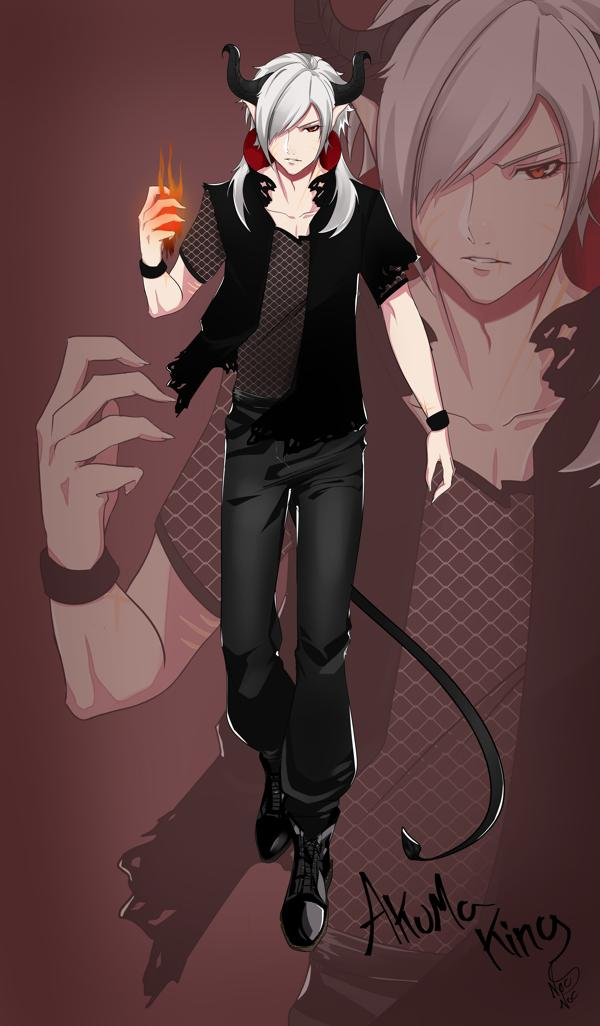
#> input picture image/onnx/app/images/drawing1.jpg, 600 x 1026 px, found by its file name
$ jupyter execute --allow-errors onnx-inference-vit-aks.ipynb   (shell and % lines are left out)
#> lines starting #> are read from the running program, lines starting #| are printed output that depends on the picture
#> further down, img2 is the input picture: shape (1026, 600, 3); mean R, G, B 92.6, 64.2, 64.5
#| Old Dimensions:  (1026, 600, 3)
## CPU Inference on ONNX Runtime on Azure Kubernetes Service
Vision Transformer converted to ONNXs

This example shows how to deploy an image classification neural network using ONNX Runtime on GPU compute SKUs in Azur In this example we use a Vision Transformer fine tuned with a custom datased to detect images non-safe for workrme

#### 1. Prerequisites to install A
Please restart kernel after pip installs to sync environment with new modules.

[cell 1]
#! pip install matplotlib onnx opencv-python
# pip install azure-ai-ml azure-identity datasets azure-cli mlflow

#### 2. Connect to Azure Machine Learning workspace

Before we dive in the code, you'll need to connect to your workspace. The workspace is the top-level resource for Azure Machine Learning, providing a centralized place to work with all the artifacts you create when you use Azure Machine Learning.

For this lab, we've already setup an AzureML Workspace for you. If you'd like to learn more about `Workspace`s, please reference [`AzureML's documentation`](https://learn.microsoft.com/en-us/azure/machine-learning/how-to-manage-workspace?view=azureml-api-2&tabs=azure-portal).

We are using the `DefaultAzureCredential` to get access to workspace. `DefaultAzureCredential` should be capable of handling most scenarios. If you want to learn more about other available credentials, go to [`Set up authentication`](https://learn.microsoft.com/en-us/azure/machine-learning/how-to-setup-authentication?tabs=sdk&view=azureml-api-2) for more available credentials.

[cell 2]
from azure.identity import DefaultAzureCredential
from azure.ai.ml import MLClient
from azure.ai.ml import Input
from azure.ai.ml.dsl import pipeline
from dotenv import dotenv_values
from dotenv import load_dotenv
from utils.login import get_ws_client
from utils.datasets import get_labels_dataset, create_datasets
from utils.computer import create_gpu_cluster
from azure.ai.ml.entities import Model
from azure.ai.ml.constants import AssetTypes

### .env file to use your service principal account

```md
RESOURCE_GROUP=
SUBSCRIPTION_ID=
AZUREML_WORKSPACE_NAME=
TENANTID=
AZURE_CLIENT_ID=
AZURE_TENANT_ID=
AZURE_CLIENT_SECRET=
```

[cell 3]
# Load env and login to Workspace
load_dotenv(".env")
#> (the rest of this cell did not finish here and is left out)

#> (a cell that did not finish here is left out)

#### Model Converted to ONNX
#### Video
LLMOps: Convert Fine Tuned  ViT classifier to ONNX and CPU inference --> https://youtu.be/SRPjOFZbsSs
#### code
https://github.com/olonok69/LLM_Notebooks/blob/main/image/onnx/app/convert.py

#### Model Base
https://huggingface.co/google/vit-base-patch16-224-in21k

### Fine Tuning with own Dataset
#### Notebook
https://github.com/olonok69/LLM_Notebooks/blob/main/image/Inference_image_classification_NSWF_full.ipynb

#### Video
Fine Tune Transformer  ViT classifier with your own data (training) --> https://youtu.be/9BNYhe8YTPk

[cell 5]
path_model ="nsfw/vit_nsfw.onnx"

#### Load Azure ML workspace

[cell 6]
# Check core SDK version number
import azureml.core
from azureml.core import Workspace
print("SDK version:", azureml.core.VERSION)

[cell 7]
from azureml.core import Workspace

# read existing workspace from config.json
#> (the rest of this cell did not finish here and is left out)

#### Register your ONNX model with Azure ML

[cell 8]
from azure.ai.ml.entities import Model
from azure.ai.ml.constants import AssetTypes

[cell 9]
model_dir = "nsfw" # replace this with the location of your model files


#> (the rest of this cell did not finish here and is left out)

#> (a cell that did not finish here is left out)

#> (a cell that did not finish here is left out)

#### Create Scoring file

##### Create Endpoint

[cell 12]
import onnxruntime

[cell 13]
model_vit = "nsfw/vit_nsfw.onnx"
#> (the rest of this cell did not finish here and is left out)

[cell 14]
from azure.ai.ml.entities import (
    ManagedOnlineEndpoint,
    ManagedOnlineDeployment,
    Model,
    Environment,
    CodeConfiguration,
)
# Define an endpoint name
endpoint_name = "endpt-nsfw-inference-onnx"

# Example way to define a random name
import datetime

#endpoint_name = "endpt-" + datetime.datetime.now().strftime("%m%d%H%M%f")

# create an online endpoint
#> (the rest of this cell did not finish here and is left out)

[cell 15]
image = "mcr.microsoft.com/azureml/curated/acpt-pytorch-2.2-cuda12.1:13"

#> (a cell that did not finish here is left out)

#> (a cell that did not finish here is left out)

[cell 18]
#ml_client.models.download(name="onnx_emotion", version = 1)

##### 9.3 Deploy scoring file to the endpoint

#> (a cell that did not finish here is left out)

[cell 20]
endpoint_name

#> (a cell that did not finish here is left out)

[cell 22]
KEY = "wVyvoBwfUdavqY0sk7kffbheUpafUnRC"
# Documentation: https://learn.microsoft.com/en-us/azure/machine-learning/how-to-deploy-online-endpoints
# Troubleshooting: https://learn.microsoft.com/en-us/azure/machine-learning/how-to-troubleshoot-online-endpoints

# Preprocessing functions take your image and format it so it can be passed
# as input into our ONNX model
import cv2
import numpy as np
from PIL import Image

def rgb2gray(rgb):
    """Convert the input image into grayscale"""
    return np.dot(rgb[...,:3], [0.299, 0.587, 0.114])
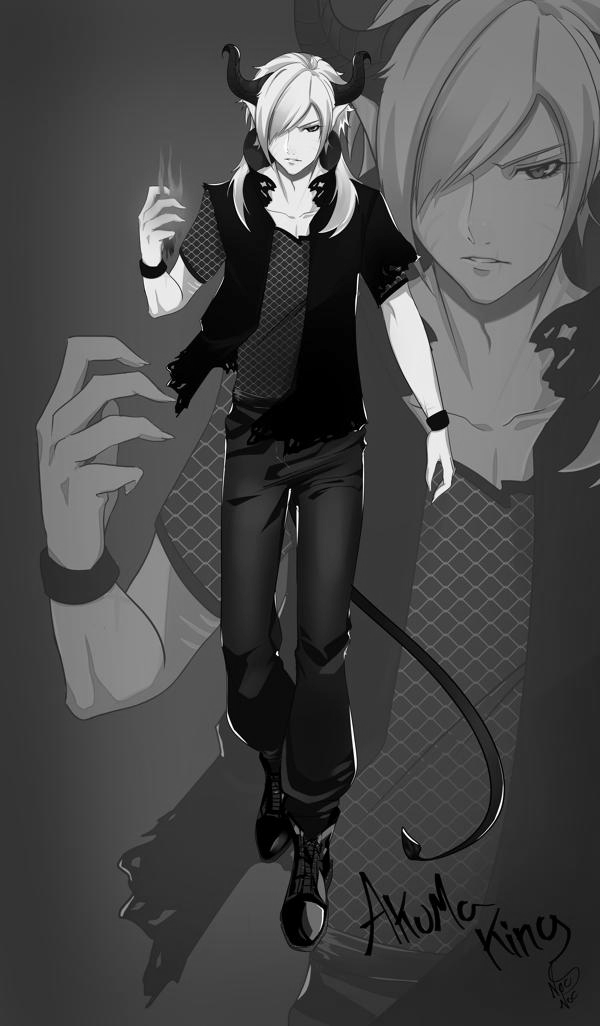
#> returned value: shape (1026, 600) float64; min 0, max 255, mean 72.7

def resize_img(img):
    """Resize image to MNIST model input dimensions"""
    img = cv2.resize(img, dsize=(224, 224), interpolation=cv2.INTER_AREA)
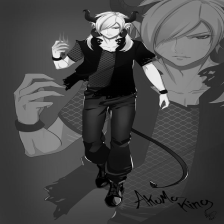
#> img: shape (224, 224) float64; min 0, max 248.1, mean 72.7
    img.resize((1, 3, 224, 224))
    return img

def preprocess(img):
    """Resize input images and convert them to grayscale."""
    if img.shape == (224, 224):
        img.resize((1, 3, 224, 224))
        return img

    grayscale = rgb2gray(img)
    processed_img = resize_img(grayscale)
    return processed_img


def load_img(path):
    """Load Image for onnx

    Args:
        path (_type_): path of image

    Returns:
        _type_: numpy array
    """
    image = Image.open(path).convert("RGB")
    image = image.resize((224, 224), Image.BILINEAR)
    img = np.array(image, dtype=np.float32)
    img /= 255.0
    img = np.transpose(img, (2, 0, 1))
    return img

[cell 23]
your_test_image = "image/drawing1.jpg"

import matplotlib.pyplot as plt
import matplotlib.image as mpimg
import numpy as np
import json
import os

#> (the rest of this cell did not finish here and is left out)
